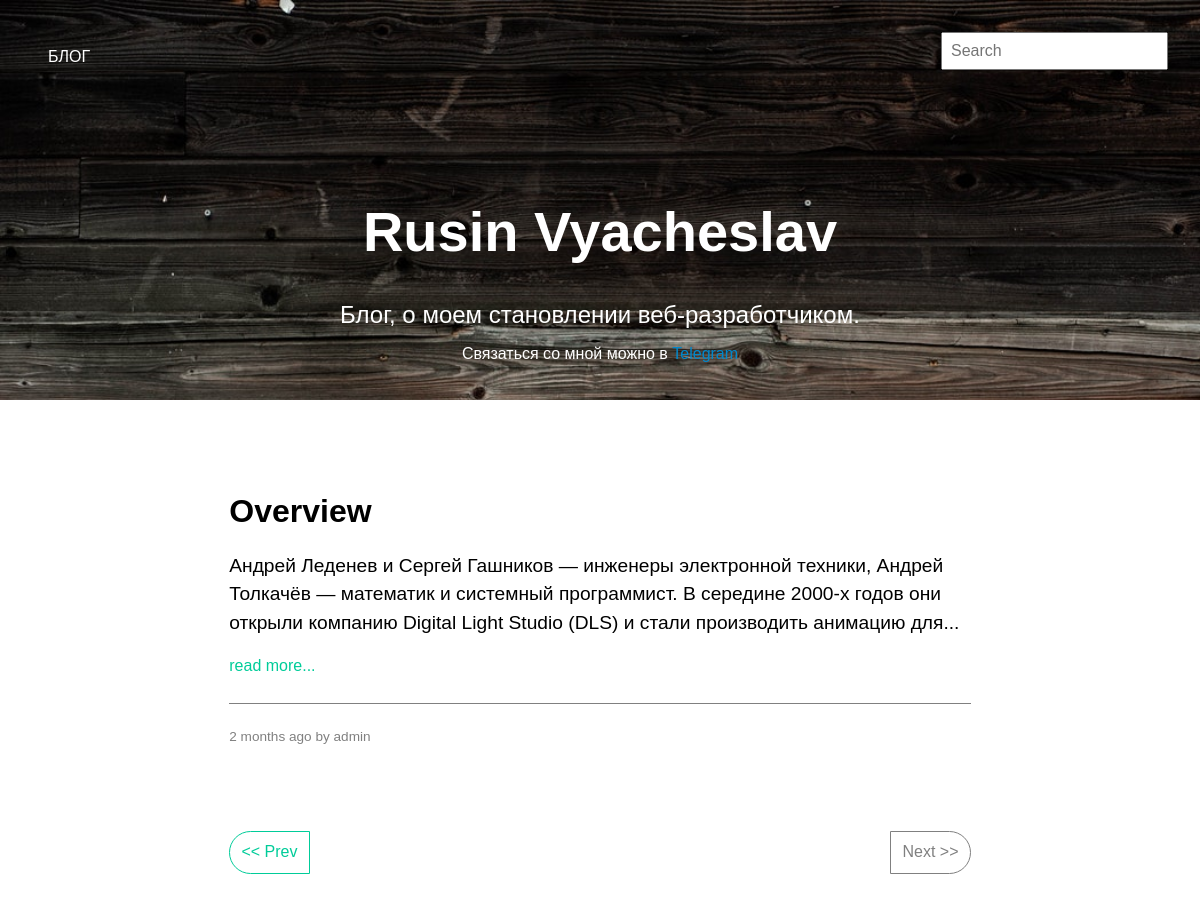
/?page=3, run on the app's committed database.
### app/models.py (models this page shows, shortened)
class Post(db.Model):
	id = db.Column(db.Integer, primary_key=True)
	header = db.Column(db.String(128), index=True)
	text = db.Column(db.String(512))
	date = db.Column(db.DateTime(), default=datetime.utcnow)
	user_id = db.Column(db.Integer, db.ForeignKey('user.id'))
	comment_id = db.relationship('Comment', backref='post', lazy=True)
	add_comment = db.Column(db.Boolean)
	views = db.Column(db.Integer(), default=0)

class User(UserMixin, db.Model):
	id = db.Column(db.Integer, primary_key=True)
	username = db.Column(db.String(64), index=True)
	email = db.Column(db.String(128))
	password_hash = db.Column(db.String(128))
	posts = db.relationship('Post', backref='user', lazy=True)

### app/views.py (the view)
@app.route('/', methods=['GET'])
def index():
	page = request.args.get('page', 1, type=int)
	per_page = app.config['POSTS_PER_PAGE']
	post = Post.query.order_by(Post.date.desc()).paginate(page, per_page, error_out=False)
	return render_template('indexx.html', post=post)

### app/views.py (called while the page is built)
@app.context_processor
def utility_processor():
    def comment_ct(id):
        return Comment.query.filter(Comment.post_id==id).count()
    return dict(comment_ct=comment_ct)

### app/templates/indexx.html (shortened to what this page needs)
{% extends 'base.html' %}
{% block header %}
  {% include '_header.html' %}
{% endblock %}
{% block content %}
  <section class='main'>
      <div class='post' id='post'>
        {% for posts in post.items %}
        <h1 class='post__header'>
          {{ posts.header }}
        </h1>
        <p class='post__text'>
          {{ posts.text|truncate(240)|safe }}
        </p>
        <a href="{{ url_for('post', id=posts.id, _anchor='post') }}" class='link__post-next'>read more...</a>
        <div class='post__text-info'>
          <span class='post__info-date'>{{ moment(posts.date).fromNow() }} by {{ posts.user.username }}</span>
        </div>
      {% endfor %}
		{% if post.has_prev %}
		  <a style='color:#00cc99;' class='paginate left' href="{{ url_for('index', page=post.prev_num, _anchor='post') }}">&lt;&lt; Prev</a>
		{% else %}
		  <span class='disable left'>&lt;&lt; Prev</span>
		{% endif %}
		{% if post.has_next %}
		  <a style='color:#00cc99;' class='paginate right' href="{{ url_for('index', page=post.next_num, _anchor='post') }}">Next &gt;&gt;</a>
		{% else %}
		  <span class='disable right'>Next &gt;&gt;</span>
		{% endif %}
      </div>
    </section>
{% endblock %}

### app/static/style.css (style rules this page uses)
html, body { font-family: 'PT Sans', sans-serif; font-size: 16px; height: 100vh; width: 100%; }
a { text-decoration: none; color: #fff; }
a:link, a:visited { color: #fff; }
.main { display: flex; justify-content: center; flex-direction: space-between; padding: 1.5em; margin: 3em; }
.post { width: 70.215053763440862%; }
.post__text { line-height: 1.5em; letter-spacing: 0; font-size: 1.2em; }
.link__post-next, .link__post-next:link, .link__post-next:visited { color: #00cc99; }
.post__text-info { display: flex; flex-direction: flex-end; height: 3em; border-top: 1px solid gray; margin-top: 2em; margin-bottom: 4em; line-height: 3em; font-size: .85em; letter-spacing: 0; color: gray; }
.post__info-date { margin-right: auto; padding: 1em 0; }
.paginate { display: inline-block; border: 1px solid #00cc99; padding: .7em; color: #00cc99; margin-top: 2em; }
a.paginate { -webkit-tap-highlight-color: rgba(0, 0, 0, 0); -webkit-tap-highlight-color: transparent; }
.disable { display: inline-block; border: 1px solid gray; padding: .7em; color: gray; margin-top: 2em; }
.left { border-radius: 1.5em 0 0 1.5em; }
.right { border-radius: 0 1.5em 1.5em 0; float: right; }

### app/static/normolize.css (style rules this page uses)
html { line-height: 1.15; -webkit-text-size-adjust: 100%; }
body { margin: 0; }
h1 { font-size: 2em; margin: 0.67em 0; }
a { background-color: transparent; }

### data on the page
Post: header "Overview", text "Андрей Леденев и Сергей Гашников — инженеры электронной техники, Андрей Толкачёв — математик и системный программист. В середине 2000-х годов они открыли компанию Digital Light Studio (DLS) и стали производить анимацию для...", date "2 months ago", user.username "admin"
